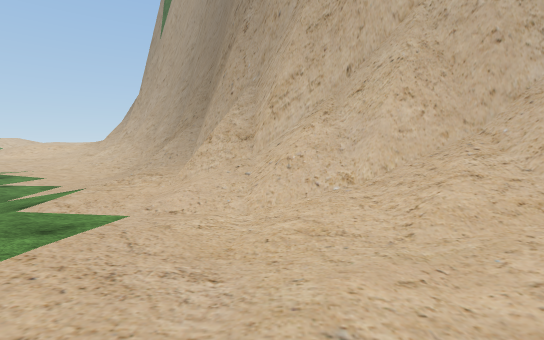
View 1 (above)

12 first-person views from a walk through a scene from a Unity 3-D project. The camera is 1.5 m above the floor, tilts 4° down and sees 85° across. The floor is counted in squares, 2 m on a side. Each view is taken from the middle of a square. On the plan, view 1 faces up. The plan holds only what a view shows up to about 10 squares ahead; the rest is blank. The place goes on beyond the plan. The player is left out. Some surface patterns are stand-ins.

View 2
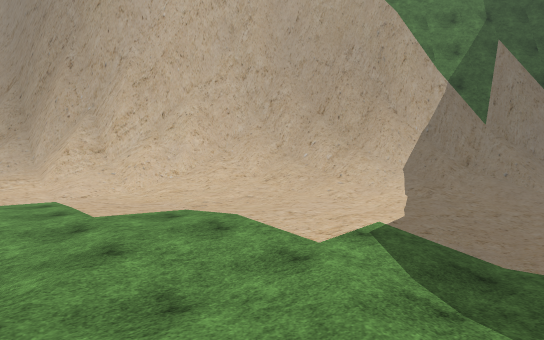

View 3
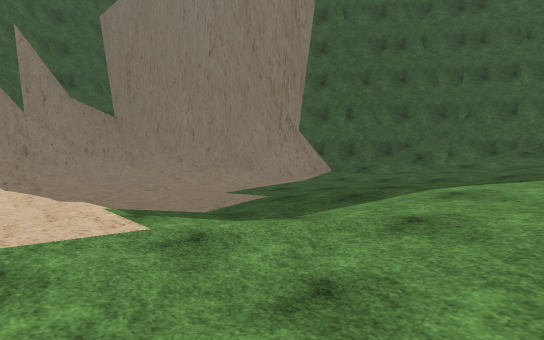

View 4
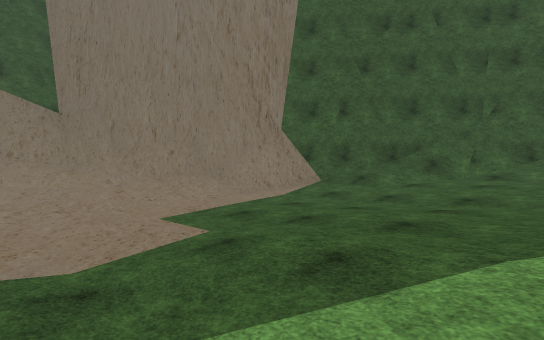

View 5
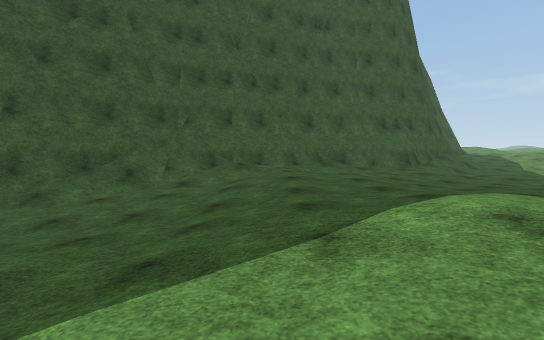

View 6
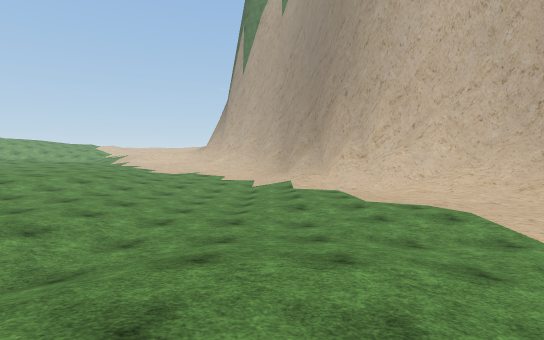

View 7
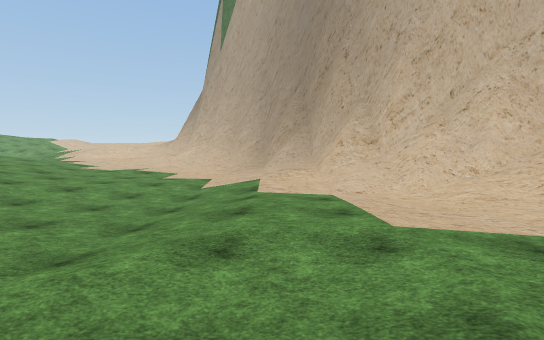

View 8
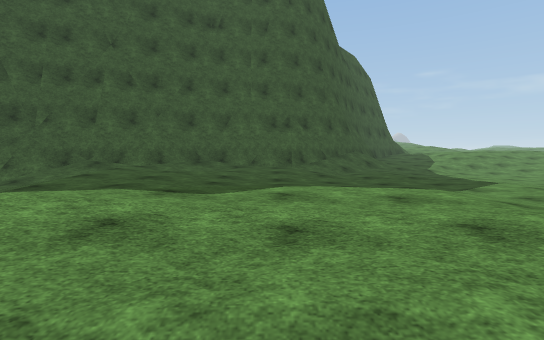

View 9
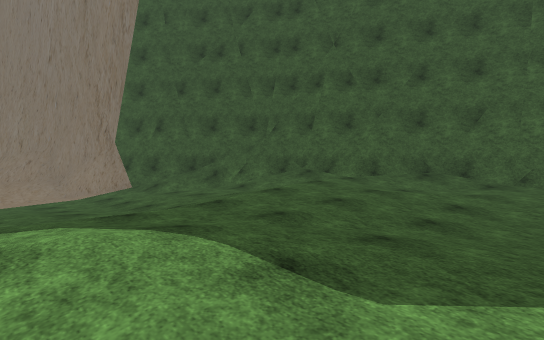

View 10
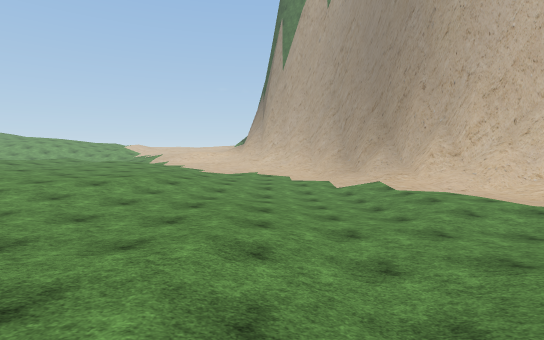

View 11
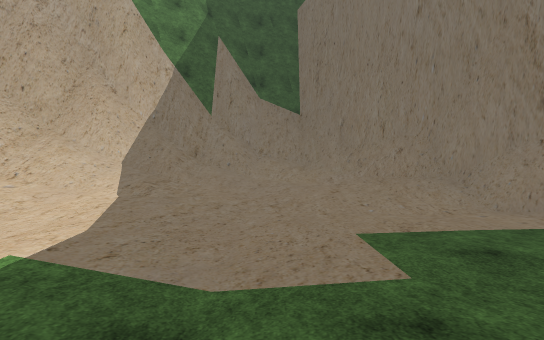

View 12
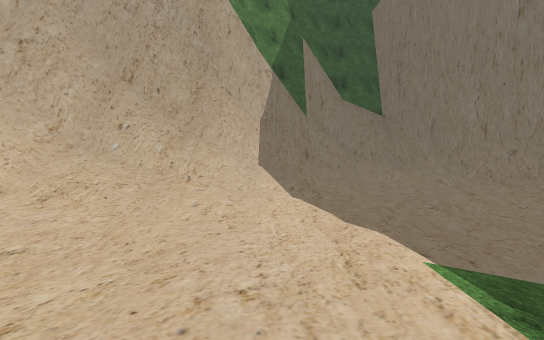

### Floor plan
Key: @ floor where view 1 was taken; # wall or solid block; . main floor; : floor 0.25 m higher than the main floor; - floor 0.25 m lower than the main floor; + floor 0.5 m higher than the main floor; _ floor 0.5 m lower than the main floor; * floor 0.75 m higher than the main floor; < floor 0.75 m lower than the main floor; % floor 1 m higher than the main floor; & floor 1.25 m higher than the main floor; / step, stairs or slope; = window, fence, low wall or low ledge.
Columns run from 8 left of view 1 to 9 right of it. Each row starts with its distance up from view 1.
  7 ..--.//#
  6 ..--.+/###
  5 ..-_-.://##
  4 .-__-.-/=####
  3 .-___....//###
  2 .-__-..--.:/###
  1 :.-_-...--./=##
  0 +.--....@-..//##
 -1 +:........--.//##
 -2 +:........---./###
 -3 ++.+++:.-_____///#
 -4 ++/+*++.-___<__./#
 -5 *****++:.___<___/#
 -6 **%&%*+:.___<__./#
 -7 *%%&**+..___<//###
 -8 %%%**+:.-___####
 -9 ******+:.--###
-10 +++*%*+::/##
-11 +++*%%++/##
-12 ++****/###
-13 +***#####
-14 #####

Where each view was taken, in squares from view 1:
view 1: 0 up, 0 right, facing up
view 2: 4 down, 3 left, facing up-right
view 3: 1 down, 3 left, facing down-right
view 4: 3 down, 2 left, facing down-right
view 5: 4 down, 3 left, facing down
view 6: 6 down, 4 left, facing up
view 7: 2 down, 3 left, facing up
view 8: 4 down, 7 left, facing down
view 9: 6 down, 7 left, facing down-right
view 10: 5 down, 7 left, facing up
view 11: 4 down, 1 left, facing right
view 12: 1 down, 1 left, facing right
